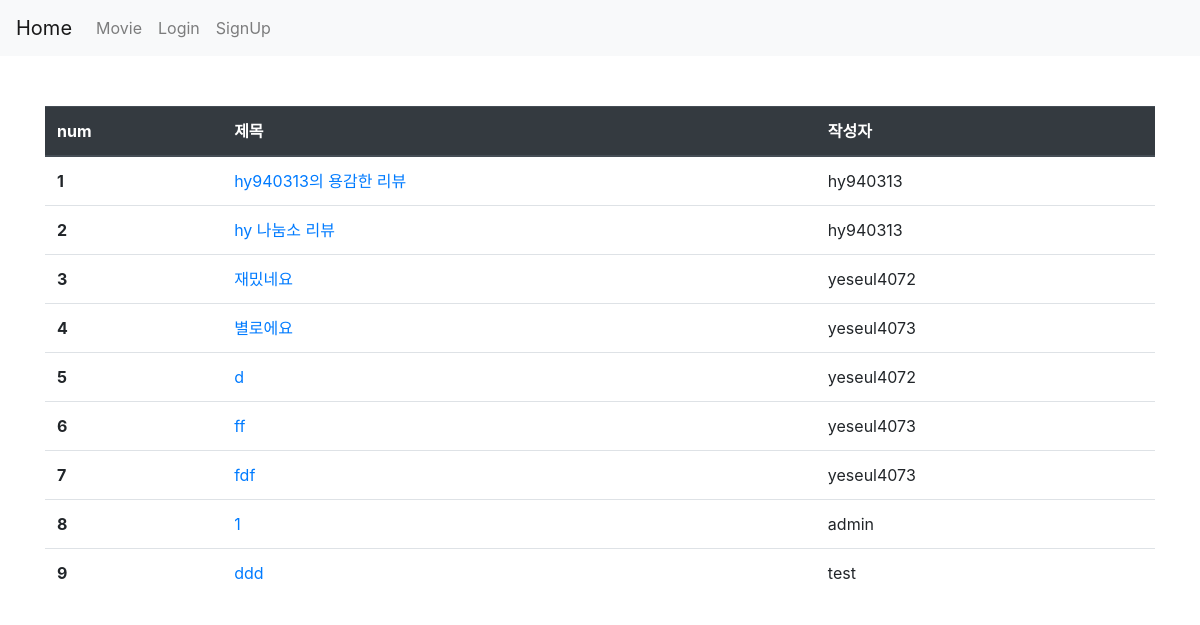
/articles/review_list/, run on an earlier commit of the app's database.
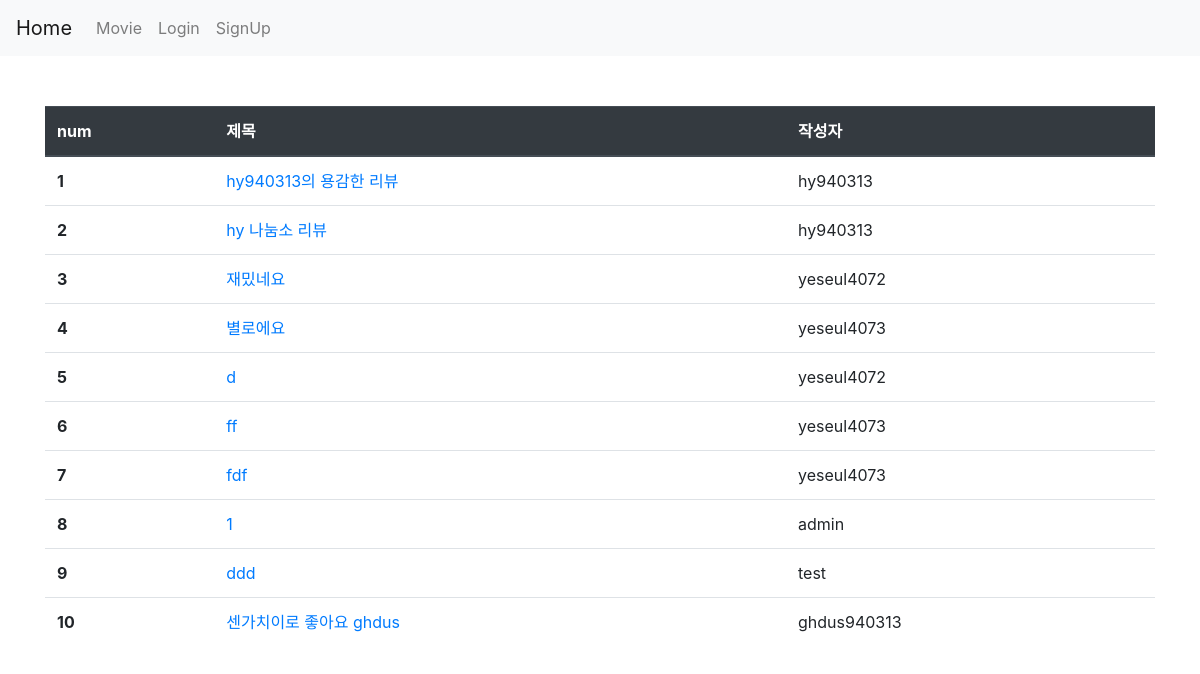
And on a later commit of the database.
### articles/models.py (models this page shows)
class Review(models.Model):
    title = models.TextField()
    content = models.TextField()
    created_at = models.DateField(auto_now_add=True)
    updated_at = models.DateField(auto_now=True)
    user = models.ForeignKey(settings.AUTH_USER_MODEL, on_delete=models.CASCADE)
    movie = models.ForeignKey(Movie, on_delete=models.CASCADE)
    genre_ids = models.ManyToManyField(Genre, related_name='review', blank=True)
    score = models.IntegerField(validators=[MinValueValidator(1), MaxValueValidator(5)])

### accounts/models.py (models this page shows)
class User(AbstractUser):
    followers = models.ManyToManyField(
            settings.AUTH_USER_MODEL,
            related_name='followings'
    )
    myinfo = models.TextField(blank=True, null=True)
    image = ProcessedImageField(upload_to='',processors=[ResizeToFill(100,100)],blank=True, null=True)
    nickname = models.TextField(blank=True, null=True)

### articles/views.py (the view)
# urls.py: path('review_list/', views.review_list, name='review_list'),
def review_list(request):
    reviews = Review.objects.all()
    paginator = Paginator(reviews, 12)
    page_number = request.GET.get('page')
    page_obj = paginator.get_page(page_number)
    context = {
        'reviews': reviews,
        'page_obj': page_obj,
    }
    return render(request, 'articles/review_list.html', context)

### articles/templates/articles/review_list.html (shortened to what this page needs)
{% extends 'base.html' %}
{% load bootstrap_pagination %}
{% load static %}
{% block head %}
<link rel="stylesheet" href="{% static 'articles/style.css' %}">
{% endblock %}
{% block content %}
<div class="container" style="margin-top: 50px; margin-bottom: 50px;">
    <table class="table">
        <thead class="thead-dark">
          <tr>
            <th scope="col">num</th>
            <th scope="col">제목</th>
            <th scope="col">작성자</th>
          </tr>
        </thead>
        <tbody>
        {% for review in page_obj %}
          <tr>
            <th scope="row">{{ review.id }}</th>
            <td><a href="{% url 'articles:review_detail' review.movie.pk review.pk %}">{{ review.title }}</a></td>
            <td>{{ review.user.username }}</td>
          </tr>
        {% endfor %}
        </tbody>
      </table>
    </div>
{% endblock %}

What changed in the data, as far as the page shows it:
added Review: id "10", title "센가치이로 좋아요 ghdus", user.username "ghdus940313"
